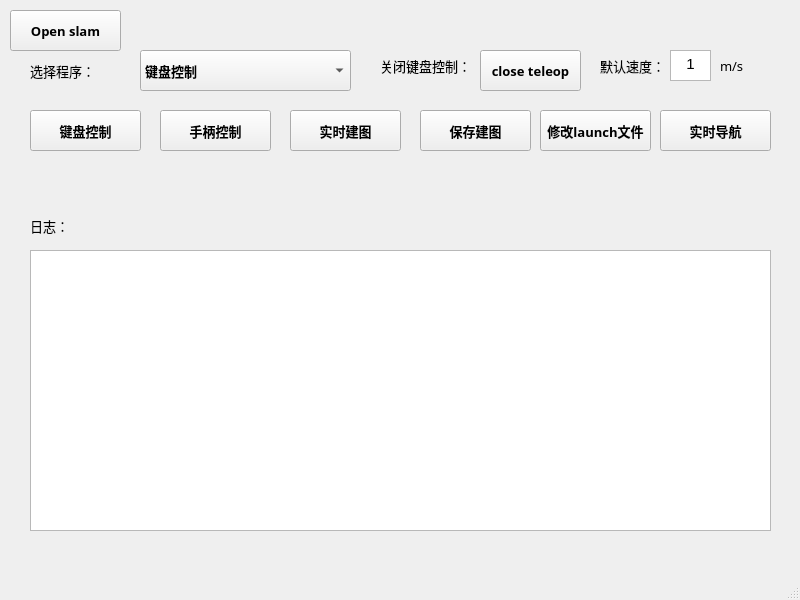
<?xml version="1.0" encoding="UTF-8"?>
<ui version="4.0">
 <class>MainWindow</class>
 <widget class="QMainWindow" name="MainWindow">
  <property name="geometry">
   <rect>
    <x>0</x>
    <y>0</y>
    <width>800</width>
    <height>600</height>
   </rect>
  </property>
  <property name="windowTitle">
   <string>MainWindow</string>
  </property>
  <widget class="QWidget" name="centralwidget">
   <widget class="QPushButton" name="open_ros">
    <property name="geometry">
     <rect>
      <x>10</x>
      <y>10</y>
      <width>111</width>
      <height>41</height>
     </rect>
    </property>
    <property name="font">
     <font>
      <family>黑体</family>
      <pointsize>10</pointsize>
      <weight>75</weight>
      <bold>true</bold>
     </font>
    </property>
    <property name="styleSheet">
     <string notr="true">QPushButton:pressed{
   background-color:#c7c7d0;
}
</string>
    </property>
    <property name="text">
     <string>Open slam</string>
    </property>
   </widget>
   <widget class="QLabel" name="label">
    <property name="geometry">
     <rect>
      <x>30</x>
      <y>55</y>
      <width>91</width>
      <height>31</height>
     </rect>
    </property>
    <property name="font">
     <font>
      <family>黑体</family>
      <pointsize>10</pointsize>
     </font>
    </property>
    <property name="text">
     <string>选择程序：</string>
    </property>
   </widget>
   <widget class="QComboBox" name="comboBox">
    <property name="geometry">
     <rect>
      <x>140</x>
      <y>50</y>
      <width>211</width>
      <height>41</height>
     </rect>
    </property>
    <property name="font">
     <font>
      <family>黑体</family>
      <pointsize>10</pointsize>
      <weight>75</weight>
      <bold>true</bold>
     </font>
    </property>
    <item>
     <property name="text">
      <string>键盘控制</string>
     </property>
    </item>
    <item>
     <property name="text">
      <string>手柄控制</string>
     </property>
    </item>
    <item>
     <property name="text">
      <string>实时建图</string>
     </property>
    </item>
    <item>
     <property name="text">
      <string>保存建图</string>
     </property>
    </item>
    <item>
     <property name="text">
      <string>实时导航</string>
     </property>
    </item>
   </widget>
   <widget class="QPushButton" name="teleop_button">
    <property name="geometry">
     <rect>
      <x>30</x>
      <y>110</y>
      <width>111</width>
      <height>41</height>
     </rect>
    </property>
    <property name="font">
     <font>
      <family>黑体</family>
      <pointsize>10</pointsize>
      <weight>75</weight>
      <bold>true</bold>
     </font>
    </property>
    <property name="styleSheet">
     <string notr="true">QPushButton:pressed{
   background-color:#c7c7d0;
}
</string>
    </property>
    <property name="text">
     <string>键盘控制</string>
    </property>
   </widget>
   <widget class="QPushButton" name="mapping_button">
    <property name="geometry">
     <rect>
      <x>290</x>
      <y>110</y>
      <width>111</width>
      <height>41</height>
     </rect>
    </property>
    <property name="font">
     <font>
      <family>黑体</family>
      <pointsize>10</pointsize>
      <weight>75</weight>
      <bold>true</bold>
     </font>
    </property>
    <property name="styleSheet">
     <string notr="true">QPushButton:pressed{
   background-color:#c7c7d0;
}
</string>
    </property>
    <property name="text">
     <string>实时建图</string>
    </property>
   </widget>
   <widget class="QPushButton" name="save_mapping">
    <property name="geometry">
     <rect>
      <x>420</x>
      <y>110</y>
      <width>111</width>
      <height>41</height>
     </rect>
    </property>
    <property name="font">
     <font>
      <family>黑体</family>
      <pointsize>10</pointsize>
      <weight>75</weight>
      <bold>true</bold>
     </font>
    </property>
    <property name="styleSheet">
     <string notr="true">QPushButton:pressed{
   background-color:#c7c7d0;
}
</string>
    </property>
    <property name="text">
     <string>保存建图</string>
    </property>
   </widget>
   <widget class="QPushButton" name="navigation_button">
    <property name="geometry">
     <rect>
      <x>660</x>
      <y>110</y>
      <width>111</width>
      <height>41</height>
     </rect>
    </property>
    <property name="font">
     <font>
      <family>黑体</family>
      <pointsize>10</pointsize>
      <weight>75</weight>
      <bold>true</bold>
     </font>
    </property>
    <property name="styleSheet">
     <string notr="true">QPushButton:pressed{
   background-color:#c7c7d0;
}
</string>
    </property>
    <property name="text">
     <string>实时导航</string>
    </property>
   </widget>
   <widget class="QTextBrowser" name="textBrowser">
    <property name="geometry">
     <rect>
      <x>30</x>
      <y>250</y>
      <width>741</width>
      <height>281</height>
     </rect>
    </property>
   </widget>
   <widget class="QLabel" name="label_2">
    <property name="geometry">
     <rect>
      <x>30</x>
      <y>210</y>
      <width>91</width>
      <height>31</height>
     </rect>
    </property>
    <property name="font">
     <font>
      <family>黑体</family>
      <pointsize>10</pointsize>
     </font>
    </property>
    <property name="text">
     <string>日志：</string>
    </property>
   </widget>
   <widget class="QPushButton" name="handle_control">
    <property name="geometry">
     <rect>
      <x>160</x>
      <y>110</y>
      <width>111</width>
      <height>41</height>
     </rect>
    </property>
    <property name="font">
     <font>
      <family>黑体</family>
      <pointsize>10</pointsize>
      <weight>75</weight>
      <bold>true</bold>
     </font>
    </property>
    <property name="styleSheet">
     <string notr="true">QPushButton:pressed{
   background-color:#c7c7d0;
}
</string>
    </property>
    <property name="text">
     <string>手柄控制</string>
    </property>
   </widget>
   <widget class="QLabel" name="label_3">
    <property name="geometry">
     <rect>
      <x>380</x>
      <y>50</y>
      <width>121</width>
      <height>31</height>
     </rect>
    </property>
    <property name="font">
     <font>
      <family>黑体</family>
      <pointsize>10</pointsize>
     </font>
    </property>
    <property name="text">
     <string>关闭键盘控制：</string>
    </property>
   </widget>
   <widget class="QPushButton" name="close_button">
    <property name="geometry">
     <rect>
      <x>480</x>
      <y>50</y>
      <width>101</width>
      <height>41</height>
     </rect>
    </property>
    <property name="font">
     <font>
      <family>黑体</family>
      <pointsize>10</pointsize>
      <weight>75</weight>
      <bold>true</bold>
     </font>
    </property>
    <property name="styleSheet">
     <string notr="true">QPushButton:pressed{
   background-color:#c7c7d0;
}
</string>
    </property>
    <property name="text">
     <string>close teleop</string>
    </property>
   </widget>
   <widget class="QLabel" name="label_4">
    <property name="geometry">
     <rect>
      <x>600</x>
      <y>50</y>
      <width>61</width>
      <height>31</height>
     </rect>
    </property>
    <property name="font">
     <font>
      <family>黑体</family>
      <pointsize>10</pointsize>
     </font>
    </property>
    <property name="tabletTracking">
     <bool>true</bool>
    </property>
    <property name="text">
     <string>默认速度：</string>
    </property>
   </widget>
   <widget class="QTextBrowser" name="textBrowser_2">
    <property name="geometry">
     <rect>
      <x>670</x>
      <y>50</y>
      <width>41</width>
      <height>31</height>
     </rect>
    </property>
    <property name="html">
     <string>&lt;!DOCTYPE HTML PUBLIC &quot;-//W3C//DTD HTML 4.0//EN&quot; &quot;http://www.w3.org/TR/REC-html40/strict.dtd&quot;&gt;
&lt;html&gt;&lt;head&gt;&lt;meta name=&quot;qrichtext&quot; content=&quot;1&quot; /&gt;&lt;style type=&quot;text/css&quot;&gt;
p, li { white-space: pre-wrap; }
&lt;/style&gt;&lt;/head&gt;&lt;body style=&quot; font-family:'Ubuntu'; font-size:11pt; font-weight:400; font-style:normal;&quot;&gt;
&lt;p align=&quot;center&quot; style=&quot; margin-top:0px; margin-bottom:0px; margin-left:0px; margin-right:0px; -qt-block-indent:0; text-indent:0px;&quot;&gt;1&lt;/p&gt;&lt;/body&gt;&lt;/html&gt;</string>
    </property>
   </widget>
   <widget class="QLabel" name="label_5">
    <property name="geometry">
     <rect>
      <x>720</x>
      <y>50</y>
      <width>41</width>
      <height>31</height>
     </rect>
    </property>
    <property name="font">
     <font>
      <family>黑体</family>
      <pointsize>10</pointsize>
     </font>
    </property>
    <property name="tabletTracking">
     <bool>true</bool>
    </property>
    <property name="text">
     <string>m/s</string>
    </property>
   </widget>
   <widget class="QPushButton" name="modify_file">
    <property name="geometry">
     <rect>
      <x>540</x>
      <y>110</y>
      <width>111</width>
      <height>41</height>
     </rect>
    </property>
    <property name="font">
     <font>
      <family>黑体</family>
      <pointsize>10</pointsize>
      <weight>75</weight>
      <bold>true</bold>
     </font>
    </property>
    <property name="styleSheet">
     <string notr="true">QPushButton:pressed{
   background-color:#c7c7d0;
}
</string>
    </property>
    <property name="text">
     <string>修改launch文件</string>
    </property>
   </widget>
  </widget>
  <widget class="QMenuBar" name="menubar">
   <property name="geometry">
    <rect>
     <x>0</x>
     <y>0</y>
     <width>800</width>
     <height>28</height>
    </rect>
   </property>
  </widget>
  <widget class="QStatusBar" name="statusbar"/>
 </widget>
 <resources/>
 <connections/>
</ui>
